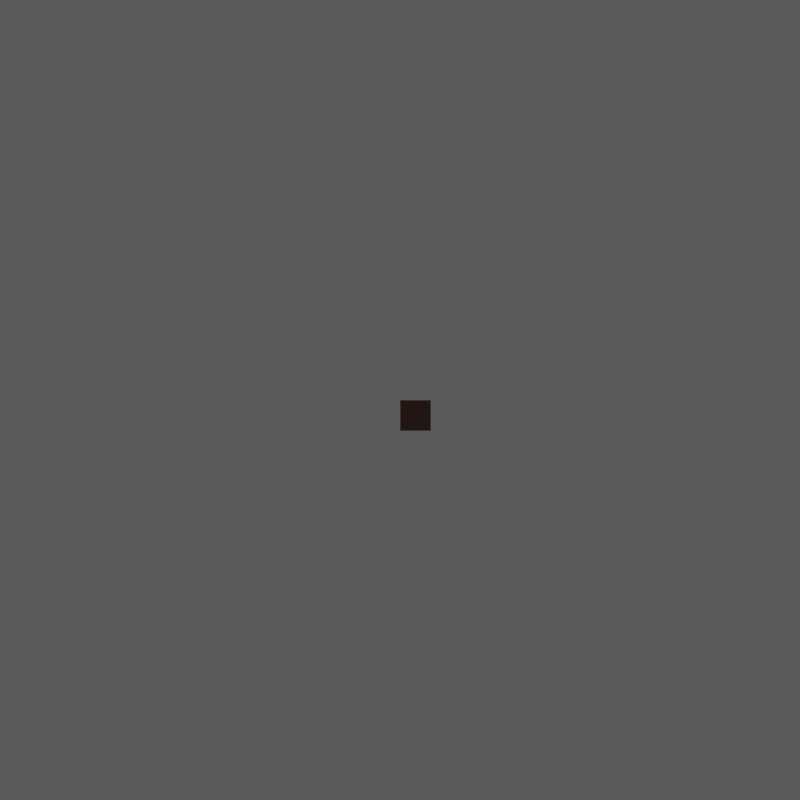
Frame 1 (no input)
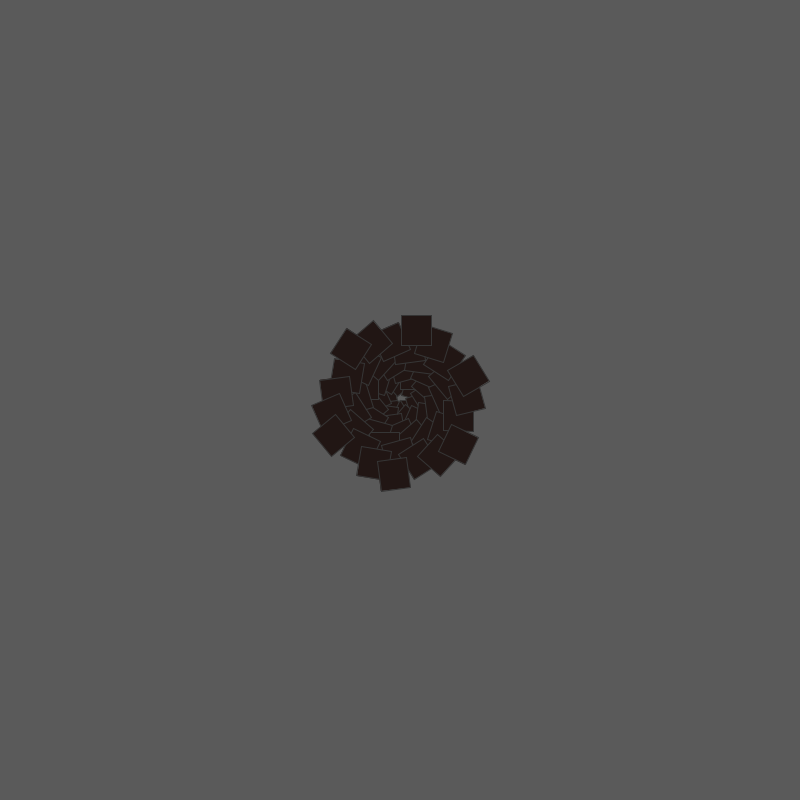
Frame 60 (the mouse pressed at the canvas centre just before this capture)
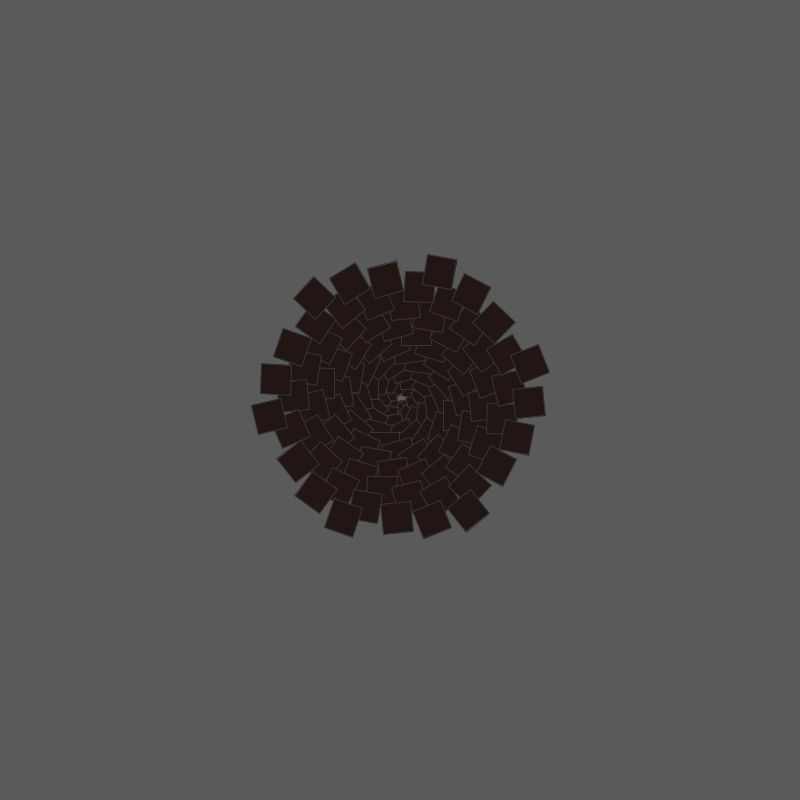
Frame 120 (the mouse held since frame 60 and released just before this capture)

The Processing sketch that drew these frames (run headless with seeded random() and noise(); from frame 60 on, the mouse is pressed at the canvas centre):

// Processing sketch: Girasol
// ── Girasol.pde
int y = 0;

void setup() {
  size(800, 800); // Tamaño del canvas.
  background(90);
  frameRate(30);
}

void draw() {
  translate(width/2, height/2);

  // Semillas
  if (y<=150)
  {
    rotate(y);
    stroke(53, 2216);
    fill(33, 22, 20);
    rect(y, 0, 30, 30);
  } 

  // Petalos
  else if (y < 200+50) {
    rotate((200-y*2)*TWO_PI/(70-1));
    stroke(0);
    fill(251, 255, 0);
    ellipse(180+random(0, 20)+int((230-y)/5)*2, 0, 120, 40);
  }
  
  else if (y < 450) {
    rotate((200-y*2)*TWO_PI/(70-1));
    noStroke();
    fill(211, 138, 2, 30);
    ellipse(189+random(0, 20)+int((230-y)/5)*1.3, 0, 120, 40);
  }

  y++;
}
